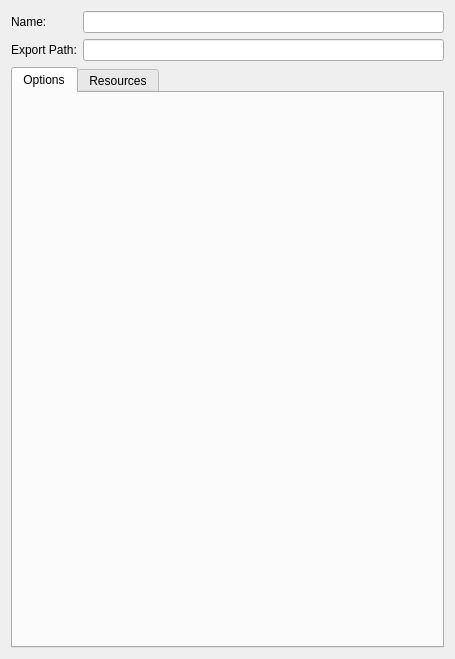
<?xml version="1.0" encoding="UTF-8"?>
<ui version="4.0">
 <class>LinuxExportPresetWidget</class>
 <widget class="QWidget" name="LinuxExportPresetWidget">
  <property name="geometry">
   <rect>
    <x>0</x>
    <y>0</y>
    <width>455</width>
    <height>659</height>
   </rect>
  </property>
  <property name="windowTitle">
   <string>Form</string>
  </property>
  <layout class="QVBoxLayout" name="verticalLayout">
   <item>
    <layout class="QGridLayout" name="gridLayout">
     <property name="bottomMargin">
      <number>0</number>
     </property>
     <item row="0" column="0">
      <widget class="QLabel" name="m_name_label">
       <property name="text">
        <string>Name:</string>
       </property>
      </widget>
     </item>
     <item row="2" column="1">
      <widget class="QLineEdit" name="m_export_path_edit"/>
     </item>
     <item row="0" column="1">
      <widget class="QLineEdit" name="m_name_edit"/>
     </item>
     <item row="2" column="0">
      <widget class="QLabel" name="m_export_path_label">
       <property name="text">
        <string>Export Path:</string>
       </property>
      </widget>
     </item>
    </layout>
   </item>
   <item>
    <widget class="QTabWidget" name="m_tab_widget">
     <property name="currentIndex">
      <number>0</number>
     </property>
     <widget class="QWidget" name="m_options_tab">
      <attribute name="title">
       <string>Options</string>
      </attribute>
      <layout class="QVBoxLayout" name="verticalLayout_2"/>
     </widget>
     <widget class="QWidget" name="m_resources_tab">
      <attribute name="title">
       <string>Resources</string>
      </attribute>
     </widget>
    </widget>
   </item>
  </layout>
 </widget>
 <resources/>
 <connections/>
</ui>
